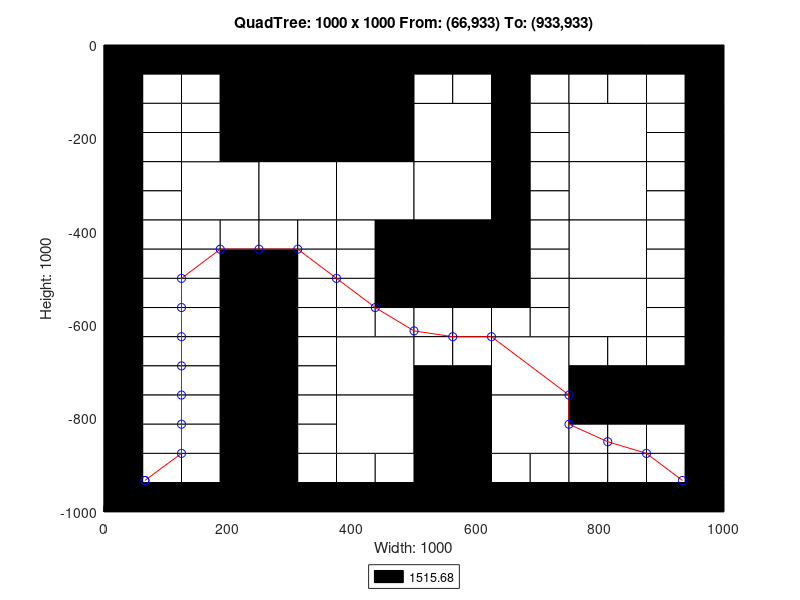

MATLAB code for this plot:
axis([0 1000 -1000 0]);
title('QuadTree: 1000 x 1000 From: (66,933) To: (933,933)');
xlabel('Width: 1000');
ylabel('Height: 1000');
rectangle('Position',[250 -250 250 250], 'FaceColor',[0 0 0]);
rectangle('Position',[125 -375 125 125], 'FaceColor',[1 1 1]);
rectangle('Position',[250 -375 125 125], 'FaceColor',[1 1 1]);
rectangle('Position',[375 -375 125 125], 'FaceColor',[1 1 1]);
rectangle('Position',[500 -250 125 125], 'FaceColor',[1 1 1]);
rectangle('Position',[750 -250 125 125], 'FaceColor',[1 1 1]);
rectangle('Position',[500 -375 125 125], 'FaceColor',[1 1 1]);
rectangle('Position',[500 -500 125 125], 'FaceColor',[0 0 0]);
rectangle('Position',[750 -375 125 125], 'FaceColor',[1 1 1]);
rectangle('Position',[750 -500 125 125], 'FaceColor',[1 1 1]);
rectangle('Position',[375 -750 125 125], 'FaceColor',[1 1 1]);
rectangle('Position',[375 -875 125 125], 'FaceColor',[1 1 1]);
rectangle('Position',[625 -750 125 125], 'FaceColor',[1 1 1]);
rectangle('Position',[750 -625 125 125], 'FaceColor',[1 1 1]);
rectangle('Position',[500 -875 125 125], 'FaceColor',[0 0 0]);
rectangle('Position',[625 -875 125 125], 'FaceColor',[1 1 1]);
rectangle('Position',[500 -1000 125 125], 'FaceColor',[0 0 0]);
rectangle('Position',[0 -62.5 62.5 62.5], 'FaceColor',[0 0 0]);
rectangle('Position',[62.5 -62.5 62.5 62.5], 'FaceColor',[0 0 0]);
rectangle('Position',[0 -125 62.5 62.5], 'FaceColor',[0 0 0]);
rectangle('Position',[62.5 -125 62.5 62.5], 'FaceColor',[1 1 1]);
rectangle('Position',[125 -62.5 62.5 62.5], 'FaceColor',[0 0 0]);
rectangle('Position',[187.5 -62.5 62.5 62.5], 'FaceColor',[0 0 0]);
rectangle('Position',[125 -125 62.5 62.5], 'FaceColor',[1 1 1]);
rectangle('Position',[187.5 -125 62.5 62.5], 'FaceColor',[0 0 0]);
rectangle('Position',[0 -187.5 62.5 62.5], 'FaceColor',[0 0 0]);
rectangle('Position',[62.5 -187.5 62.5 62.5], 'FaceColor',[1 1 1]);
rectangle('Position',[0 -250 62.5 62.5], 'FaceColor',[0 0 0]);
rectangle('Position',[62.5 -250 62.5 62.5], 'FaceColor',[1 1 1]);
rectangle('Position',[125 -187.5 62.5 62.5], 'FaceColor',[1 1 1]);
rectangle('Position',[187.5 -187.5 62.5 62.5], 'FaceColor',[0 0 0]);
rectangle('Position',[125 -250 62.5 62.5], 'FaceColor',[1 1 1]);
rectangle('Position',[187.5 -250 62.5 62.5], 'FaceColor',[0 0 0]);
rectangle('Position',[0 -312.5 62.5 62.5], 'FaceColor',[0 0 0]);
rectangle('Position',[62.5 -312.5 62.5 62.5], 'FaceColor',[1 1 1]);
rectangle('Position',[0 -375 62.5 62.5], 'FaceColor',[0 0 0]);
rectangle('Position',[62.5 -375 62.5 62.5], 'FaceColor',[1 1 1]);
rectangle('Position',[0 -437.5 62.5 62.5], 'FaceColor',[0 0 0]);
rectangle('Position',[62.5 -437.5 62.5 62.5], 'FaceColor',[1 1 1]);
rectangle('Position',[0 -500 62.5 62.5], 'FaceColor',[0 0 0]);
rectangle('Position',[62.5 -500 62.5 62.5], 'FaceColor',[1 1 1]);
rectangle('Position',[125 -437.5 62.5 62.5], 'FaceColor',[1 1 1]);
rectangle('Position',[187.5 -437.5 62.5 62.5], 'FaceColor',[1 1 1]);
rectangle('Position',[125 -500 62.5 62.5], 'FaceColor',[1 1 1]);
rectangle('Position',[187.5 -500 62.5 62.5], 'FaceColor',[0 0 0]);
rectangle('Position',[250 -437.5 62.5 62.5], 'FaceColor',[1 1 1]);
rectangle('Position',[312.5 -437.5 62.5 62.5], 'FaceColor',[1 1 1]);
rectangle('Position',[250 -500 62.5 62.5], 'FaceColor',[0 0 0]);
rectangle('Position',[312.5 -500 62.5 62.5], 'FaceColor',[1 1 1]);
rectangle('Position',[375 -437.5 62.5 62.5], 'FaceColor',[1 1 1]);
rectangle('Position',[437.5 -437.5 62.5 62.5], 'FaceColor',[0 0 0]);
rectangle('Position',[375 -500 62.5 62.5], 'FaceColor',[1 1 1]);
rectangle('Position',[437.5 -500 62.5 62.5], 'FaceColor',[0 0 0]);
rectangle('Position',[500 -62.5 62.5 62.5], 'FaceColor',[0 0 0]);
rectangle('Position',[562.5 -62.5 62.5 62.5], 'FaceColor',[0 0 0]);
rectangle('Position',[500 -125 62.5 62.5], 'FaceColor',[1 1 1]);
rectangle('Position',[562.5 -125 62.5 62.5], 'FaceColor',[1 1 1]);
rectangle('Position',[625 -62.5 62.5 62.5], 'FaceColor',[0 0 0]);
rectangle('Position',[687.5 -62.5 62.5 62.5], 'FaceColor',[0 0 0]);
rectangle('Position',[625 -125 62.5 62.5], 'FaceColor',[0 0 0]);
rectangle('Position',[687.5 -125 62.5 62.5], 'FaceColor',[1 1 1]);
rectangle('Position',[625 -187.5 62.5 62.5], 'FaceColor',[0 0 0]);
rectangle('Position',[687.5 -187.5 62.5 62.5], 'FaceColor',[1 1 1]);
rectangle('Position',[625 -250 62.5 62.5], 'FaceColor',[0 0 0]);
rectangle('Position',[687.5 -250 62.5 62.5], 'FaceColor',[1 1 1]);
rectangle('Position',[750 -62.5 62.5 62.5], 'FaceColor',[0 0 0]);
rectangle('Position',[812.5 -62.5 62.5 62.5], 'FaceColor',[0 0 0]);
rectangle('Position',[750 -125 62.5 62.5], 'FaceColor',[1 1 1]);
rectangle('Position',[812.5 -125 62.5 62.5], 'FaceColor',[1 1 1]);
rectangle('Position',[875 -62.5 62.5 62.5], 'FaceColor',[0 0 0]);
rectangle('Position',[937.5 -62.5 62.5 62.5], 'FaceColor',[0 0 0]);
rectangle('Position',[875 -125 62.5 62.5], 'FaceColor',[1 1 1]);
rectangle('Position',[937.5 -125 62.5 62.5], 'FaceColor',[0 0 0]);
rectangle('Position',[875 -187.5 62.5 62.5], 'FaceColor',[1 1 1]);
rectangle('Position',[937.5 -187.5 62.5 62.5], 'FaceColor',[0 0 0]);
rectangle('Position',[875 -250 62.5 62.5], 'FaceColor',[1 1 1]);
rectangle('Position',[937.5 -250 62.5 62.5], 'FaceColor',[0 0 0]);
rectangle('Position',[625 -312.5 62.5 62.5], 'FaceColor',[0 0 0]);
rectangle('Position',[687.5 -312.5 62.5 62.5], 'FaceColor',[1 1 1]);
rectangle('Position',[625 -375 62.5 62.5], 'FaceColor',[0 0 0]);
rectangle('Position',[687.5 -375 62.5 62.5], 'FaceColor',[1 1 1]);
rectangle('Position',[625 -437.5 62.5 62.5], 'FaceColor',[0 0 0]);
rectangle('Position',[687.5 -437.5 62.5 62.5], 'FaceColor',[1 1 1]);
rectangle('Position',[625 -500 62.5 62.5], 'FaceColor',[0 0 0]);
rectangle('Position',[687.5 -500 62.5 62.5], 'FaceColor',[1 1 1]);
rectangle('Position',[875 -312.5 62.5 62.5], 'FaceColor',[1 1 1]);
rectangle('Position',[937.5 -312.5 62.5 62.5], 'FaceColor',[0 0 0]);
rectangle('Position',[875 -375 62.5 62.5], 'FaceColor',[1 1 1]);
rectangle('Position',[937.5 -375 62.5 62.5], 'FaceColor',[0 0 0]);
rectangle('Position',[875 -437.5 62.5 62.5], 'FaceColor',[1 1 1]);
rectangle('Position',[937.5 -437.5 62.5 62.5], 'FaceColor',[0 0 0]);
rectangle('Position',[875 -500 62.5 62.5], 'FaceColor',[1 1 1]);
rectangle('Position',[937.5 -500 62.5 62.5], 'FaceColor',[0 0 0]);
rectangle('Position',[0 -562.5 62.5 62.5], 'FaceColor',[0 0 0]);
rectangle('Position',[62.5 -562.5 62.5 62.5], 'FaceColor',[1 1 1]);
rectangle('Position',[0 -625 62.5 62.5], 'FaceColor',[0 0 0]);
rectangle('Position',[62.5 -625 62.5 62.5], 'FaceColor',[1 1 1]);
rectangle('Position',[125 -562.5 62.5 62.5], 'FaceColor',[1 1 1]);
rectangle('Position',[187.5 -562.5 62.5 62.5], 'FaceColor',[0 0 0]);
rectangle('Position',[125 -625 62.5 62.5], 'FaceColor',[1 1 1]);
rectangle('Position',[187.5 -625 62.5 62.5], 'FaceColor',[0 0 0]);
rectangle('Position',[0 -687.5 62.5 62.5], 'FaceColor',[0 0 0]);
rectangle('Position',[62.5 -687.5 62.5 62.5], 'FaceColor',[1 1 1]);
rectangle('Position',[0 -750 62.5 62.5], 'FaceColor',[0 0 0]);
rectangle('Position',[62.5 -750 62.5 62.5], 'FaceColor',[1 1 1]);
rectangle('Position',[125 -687.5 62.5 62.5], 'FaceColor',[1 1 1]);
rectangle('Position',[187.5 -687.5 62.5 62.5], 'FaceColor',[0 0 0]);
rectangle('Position',[125 -750 62.5 62.5], 'FaceColor',[1 1 1]);
rectangle('Position',[187.5 -750 62.5 62.5], 'FaceColor',[0 0 0]);
rectangle('Position',[250 -562.5 62.5 62.5], 'FaceColor',[0 0 0]);
rectangle('Position',[312.5 -562.5 62.5 62.5], 'FaceColor',[1 1 1]);
rectangle('Position',[250 -625 62.5 62.5], 'FaceColor',[0 0 0]);
rectangle('Position',[312.5 -625 62.5 62.5], 'FaceColor',[1 1 1]);
rectangle('Position',[375 -562.5 62.5 62.5], 'FaceColor',[1 1 1]);
rectangle('Position',[437.5 -562.5 62.5 62.5], 'FaceColor',[0 0 0]);
rectangle('Position',[375 -625 62.5 62.5], 'FaceColor',[1 1 1]);
rectangle('Position',[437.5 -625 62.5 62.5], 'FaceColor',[1 1 1]);
rectangle('Position',[250 -687.5 62.5 62.5], 'FaceColor',[0 0 0]);
rectangle('Position',[312.5 -687.5 62.5 62.5], 'FaceColor',[1 1 1]);
rectangle('Position',[250 -750 62.5 62.5], 'FaceColor',[0 0 0]);
rectangle('Position',[312.5 -750 62.5 62.5], 'FaceColor',[1 1 1]);
rectangle('Position',[0 -812.5 62.5 62.5], 'FaceColor',[0 0 0]);
rectangle('Position',[62.5 -812.5 62.5 62.5], 'FaceColor',[1 1 1]);
rectangle('Position',[0 -875 62.5 62.5], 'FaceColor',[0 0 0]);
rectangle('Position',[62.5 -875 62.5 62.5], 'FaceColor',[1 1 1]);
rectangle('Position',[125 -812.5 62.5 62.5], 'FaceColor',[1 1 1]);
rectangle('Position',[187.5 -812.5 62.5 62.5], 'FaceColor',[0 0 0]);
rectangle('Position',[125 -875 62.5 62.5], 'FaceColor',[1 1 1]);
rectangle('Position',[187.5 -875 62.5 62.5], 'FaceColor',[0 0 0]);
rectangle('Position',[0 -937.5 62.5 62.5], 'FaceColor',[0 0 0]);
rectangle('Position',[62.5 -937.5 62.5 62.5], 'FaceColor',[1 1 1]);
rectangle('Position',[0 -1000 62.5 62.5], 'FaceColor',[0 0 0]);
rectangle('Position',[62.5 -1000 62.5 62.5], 'FaceColor',[0 0 0]);
rectangle('Position',[125 -937.5 62.5 62.5], 'FaceColor',[1 1 1]);
rectangle('Position',[187.5 -937.5 62.5 62.5], 'FaceColor',[0 0 0]);
rectangle('Position',[125 -1000 62.5 62.5], 'FaceColor',[0 0 0]);
rectangle('Position',[187.5 -1000 62.5 62.5], 'FaceColor',[0 0 0]);
rectangle('Position',[250 -812.5 62.5 62.5], 'FaceColor',[0 0 0]);
rectangle('Position',[312.5 -812.5 62.5 62.5], 'FaceColor',[1 1 1]);
rectangle('Position',[250 -875 62.5 62.5], 'FaceColor',[0 0 0]);
rectangle('Position',[312.5 -875 62.5 62.5], 'FaceColor',[1 1 1]);
rectangle('Position',[250 -937.5 62.5 62.5], 'FaceColor',[0 0 0]);
rectangle('Position',[312.5 -937.5 62.5 62.5], 'FaceColor',[1 1 1]);
rectangle('Position',[250 -1000 62.5 62.5], 'FaceColor',[0 0 0]);
rectangle('Position',[312.5 -1000 62.5 62.5], 'FaceColor',[0 0 0]);
rectangle('Position',[375 -937.5 62.5 62.5], 'FaceColor',[1 1 1]);
rectangle('Position',[437.5 -937.5 62.5 62.5], 'FaceColor',[1 1 1]);
rectangle('Position',[375 -1000 62.5 62.5], 'FaceColor',[0 0 0]);
rectangle('Position',[437.5 -1000 62.5 62.5], 'FaceColor',[0 0 0]);
rectangle('Position',[500 -562.5 62.5 62.5], 'FaceColor',[0 0 0]);
rectangle('Position',[562.5 -562.5 62.5 62.5], 'FaceColor',[0 0 0]);
rectangle('Position',[500 -625 62.5 62.5], 'FaceColor',[1 1 1]);
rectangle('Position',[562.5 -625 62.5 62.5], 'FaceColor',[1 1 1]);
rectangle('Position',[625 -562.5 62.5 62.5], 'FaceColor',[0 0 0]);
rectangle('Position',[687.5 -562.5 62.5 62.5], 'FaceColor',[1 1 1]);
rectangle('Position',[625 -625 62.5 62.5], 'FaceColor',[1 1 1]);
rectangle('Position',[687.5 -625 62.5 62.5], 'FaceColor',[1 1 1]);
rectangle('Position',[500 -687.5 62.5 62.5], 'FaceColor',[1 1 1]);
rectangle('Position',[562.5 -687.5 62.5 62.5], 'FaceColor',[1 1 1]);
rectangle('Position',[500 -750 62.5 62.5], 'FaceColor',[0 0 0]);
rectangle('Position',[562.5 -750 62.5 62.5], 'FaceColor',[0 0 0]);
rectangle('Position',[875 -562.5 62.5 62.5], 'FaceColor',[1 1 1]);
rectangle('Position',[937.5 -562.5 62.5 62.5], 'FaceColor',[0 0 0]);
rectangle('Position',[875 -625 62.5 62.5], 'FaceColor',[1 1 1]);
rectangle('Position',[937.5 -625 62.5 62.5], 'FaceColor',[0 0 0]);
rectangle('Position',[750 -687.5 62.5 62.5], 'FaceColor',[1 1 1]);
rectangle('Position',[812.5 -687.5 62.5 62.5], 'FaceColor',[1 1 1]);
rectangle('Position',[750 -750 62.5 62.5], 'FaceColor',[0 0 0]);
rectangle('Position',[812.5 -750 62.5 62.5], 'FaceColor',[0 0 0]);
rectangle('Position',[875 -687.5 62.5 62.5], 'FaceColor',[1 1 1]);
rectangle('Position',[937.5 -687.5 62.5 62.5], 'FaceColor',[0 0 0]);
rectangle('Position',[875 -750 62.5 62.5], 'FaceColor',[0 0 0]);
rectangle('Position',[937.5 -750 62.5 62.5], 'FaceColor',[0 0 0]);
rectangle('Position',[625 -937.5 62.5 62.5], 'FaceColor',[1 1 1]);
rectangle('Position',[687.5 -937.5 62.5 62.5], 'FaceColor',[1 1 1]);
rectangle('Position',[625 -1000 62.5 62.5], 'FaceColor',[0 0 0]);
rectangle('Position',[687.5 -1000 62.5 62.5], 'FaceColor',[0 0 0]);
rectangle('Position',[750 -812.5 62.5 62.5], 'FaceColor',[0 0 0]);
rectangle('Position',[812.5 -812.5 62.5 62.5], 'FaceColor',[0 0 0]);
rectangle('Position',[750 -875 62.5 62.5], 'FaceColor',[1 1 1]);
rectangle('Position',[812.5 -875 62.5 62.5], 'FaceColor',[1 1 1]);
rectangle('Position',[875 -812.5 62.5 62.5], 'FaceColor',[0 0 0]);
rectangle('Position',[937.5 -812.5 62.5 62.5], 'FaceColor',[0 0 0]);
rectangle('Position',[875 -875 62.5 62.5], 'FaceColor',[1 1 1]);
rectangle('Position',[937.5 -875 62.5 62.5], 'FaceColor',[0 0 0]);
rectangle('Position',[750 -937.5 62.5 62.5], 'FaceColor',[1 1 1]);
rectangle('Position',[812.5 -937.5 62.5 62.5], 'FaceColor',[1 1 1]);
rectangle('Position',[750 -1000 62.5 62.5], 'FaceColor',[0 0 0]);
rectangle('Position',[812.5 -1000 62.5 62.5], 'FaceColor',[0 0 0]);
rectangle('Position',[875 -937.5 62.5 62.5], 'FaceColor',[1 1 1]);
rectangle('Position',[937.5 -937.5 62.5 62.5], 'FaceColor',[0 0 0]);
rectangle('Position',[875 -1000 62.5 62.5], 'FaceColor',[0 0 0]);
rectangle('Position',[937.5 -1000 62.5 62.5], 'FaceColor',[0 0 0]);
X=[933,875,812.5,750,750,625,562.5,500,437.5,375,312.5,250,187.5,125,125,125,125,125,125,125,66,66];
Y=[-933,-875,-850,-812.5,-750,-625,-625,-612.5,-562.5,-500,-437.5,-437.5,-437.5,-500,-562.5,-625,-687.5,-750,-812.5,-875,-933,-933];
hold on;
plot(X,Y,'r');
plot(X,Y,'bo');
legend('1515.68','Location','southoutside');
